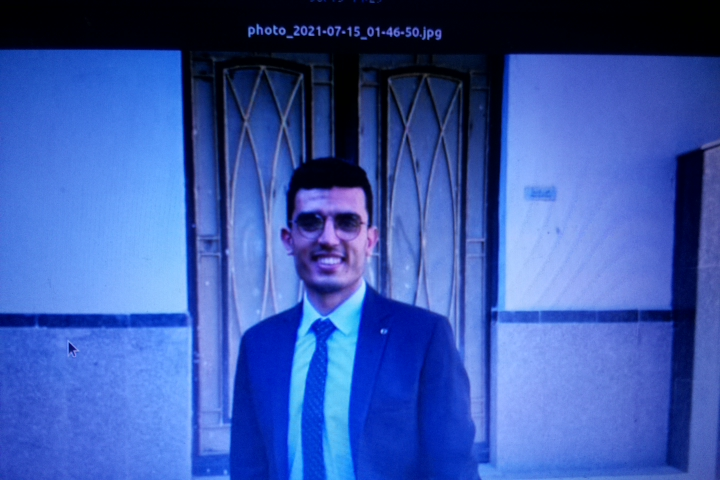
#> input picture temp/image.jpg, 720 x 480 px, found by its file name
$ python crop.py   (older library calls are emulated)
#> lines starting #> are read from the running program, lines starting #| are printed output that depends on the picture; after the words box and inside, x2 and y2 are one past the last pixel; in counts of white or black regions, pixels touching at a corner belong together
import cv2
import numpy as np

# load image
img = cv2.imread('Image.jpg')
#> img is the input picture: shape (480, 720, 3); mean B, G, R 171.3, 88, 58.4
gray = cv2.cvtColor(img, cv2.COLOR_BGR2GRAY) # convert to grayscale
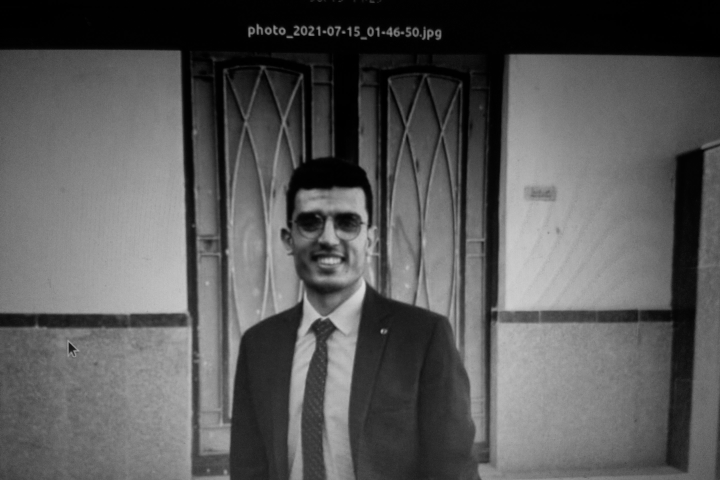
#> gray: shape (480, 720); min 0, max 220, mean 88.7
# threshold to get just the signature (INVERTED)
retval, thresh_gray = cv2.threshold(gray, thresh=100, maxval=255, \
                                   type=cv2.THRESH_BINARY_INV)
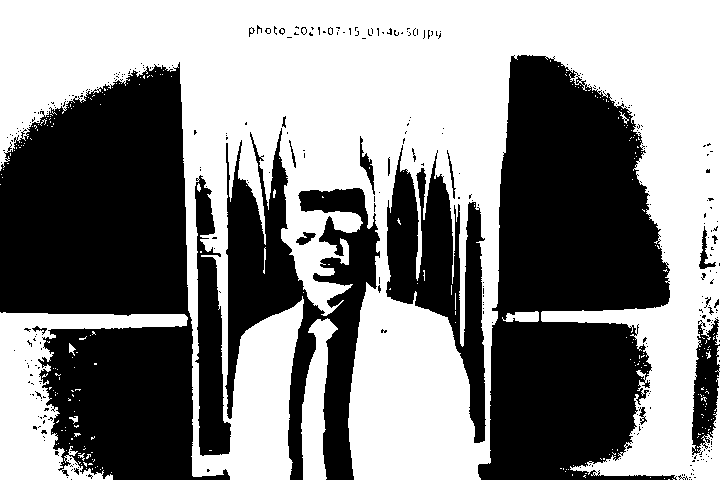
#> thresh_gray: shape (480, 720); 53.2% white; 347 black regions (323 under 20 px)

image, contours, hierarchy = cv2.findContours(thresh_gray,cv2.RETR_LIST, \
                                   cv2.CHAIN_APPROX_SIMPLE)
#> contours = 834 contours, 790 with area under 20; largest, box (x1, y1, x2, y2) and area: (0, 0, 720, 480) 185734, (385, 144, 487, 444) 13286, (0, 312, 188, 480) 10684, (194, 174, 232, 457) 6088, (301, 318, 338, 480) 3027

# Find object with the biggest bounding box
mx = (0,0,0,0)      # biggest bounding box so far
mx_area = 0
for cont in contours:
    x,y,w,h = cv2.boundingRect(cont)
    area = w*h
    if area > mx_area:
        mx = x,y,w,h
        mx_area = area
#> this loop made 834 passes
#> (x, y, w, h, area, mx_area) on passes 16, 23, 35, 180, 201, 331, 347, 353, 834: (677, 474, 5, 5, 25, 25), (87, 473, 6, 5, 30, 30), (61, 469, 9, 8, 72, 72), (639, 416, 9, 10, 90, 90), (638, 406, 9, 12, 108, 108), (31, 325, 17, 10, 170, 170), (301, 318, 37, 162, 5994, 5994), (0, 312, 188, 168, 31584, 31584), (0, 0, 720, 480, 345600, 345600)
#> (x, y, w, h, area) on passes 27, 39, 46: (597, 471, 4, 5, 20), (206, 468, 5, 5, 25), (73, 467, 7, 9, 63)
#> after the loop, mx_area = 345600
x,y,w,h = mx

# Output to files
roi=img[y:y+h,x:x+w]
cv2.imwrite('Image_crop.jpg', roi)

cv2.rectangle(img,(x,y),(x+w,y+h),(200,0,0),2)
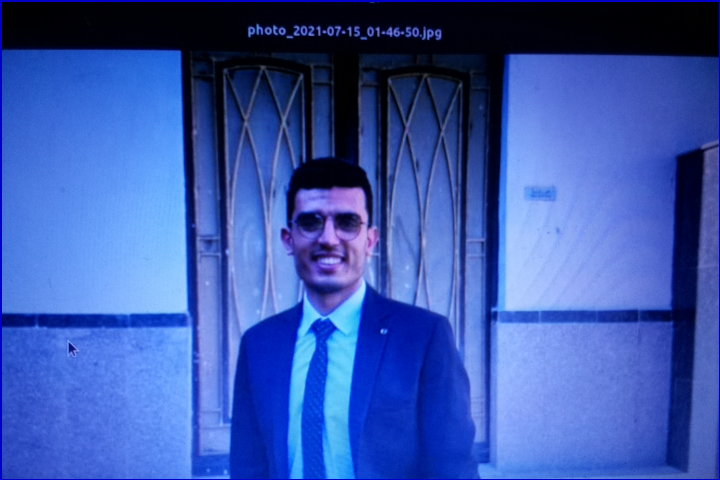
#> img: shape (480, 720, 3); 1.04% of pixels changed, all inside (x1, y1, x2, y2) = (0, 0, 720, 480)
cv2.imwrite('Image_cont.jpg', img)
